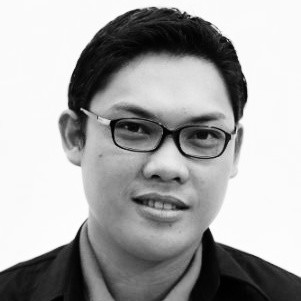
#> input picture week-01-foundations/day-01/avatar.jpeg, 301 x 301 px
$ jupyter execute invert_image.ipynb
#> lines starting #> are read from the running program, lines starting #| are printed output that depends on the picture
[cell 1]
# Step 1: Import necessary libraries
from PIL import Image
import numpy as np
import matplotlib.pyplot as plt

# Step 2: Load the image
image_path = 'avatar.jpeg'
img = Image.open(image_path)
#> img is the input picture: PIL image 301x301 L; min 0, max 255, mean 168.2
img = img.convert('RGB')  # ensure image is in RGB
#> img: PIL image 301x301 RGB

# Step 3: Convert image to NumPy array
img_array = np.array(img)
print("Original image shape:", img_array.shape)
#| Original image shape: (301, 301, 3)

# Step 4: Invert the colors
inverted_array = 255 - img_array  # simple inversion: 255 - pixel value
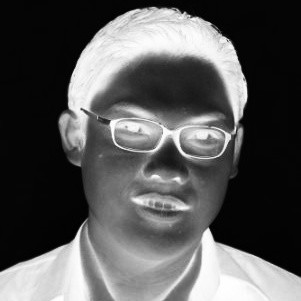
#> inverted_array: shape (301, 301, 3); min 0, max 255, mean 86.8

# Step 5: Convert back to image
inverted_img = Image.fromarray(inverted_array)

# Step 6: Save the inverted image
inverted_img.save('avatar_inverted.jpeg')

# Step 7: Display original and inverted images
plt.figure(figsize=(10,5))

plt.subplot(1,2,1)
plt.imshow(img)
plt.title('Original Image')
plt.axis('off')

plt.subplot(1,2,2)
plt.imshow(inverted_img)
plt.title('Inverted Image')
plt.axis('off')

plt.show()
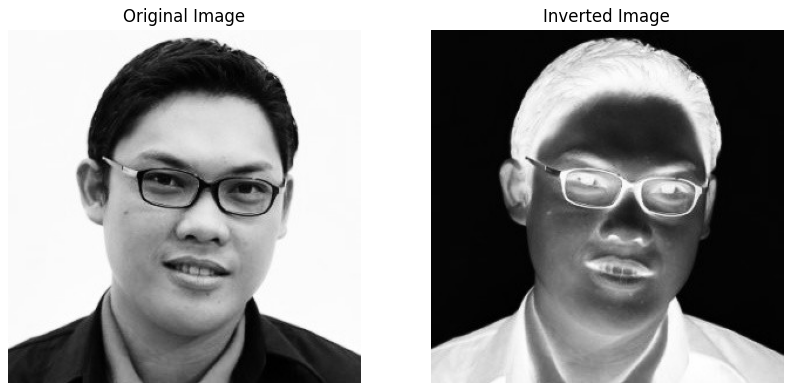
#> figure drawn by matplotlib, 2 panels
